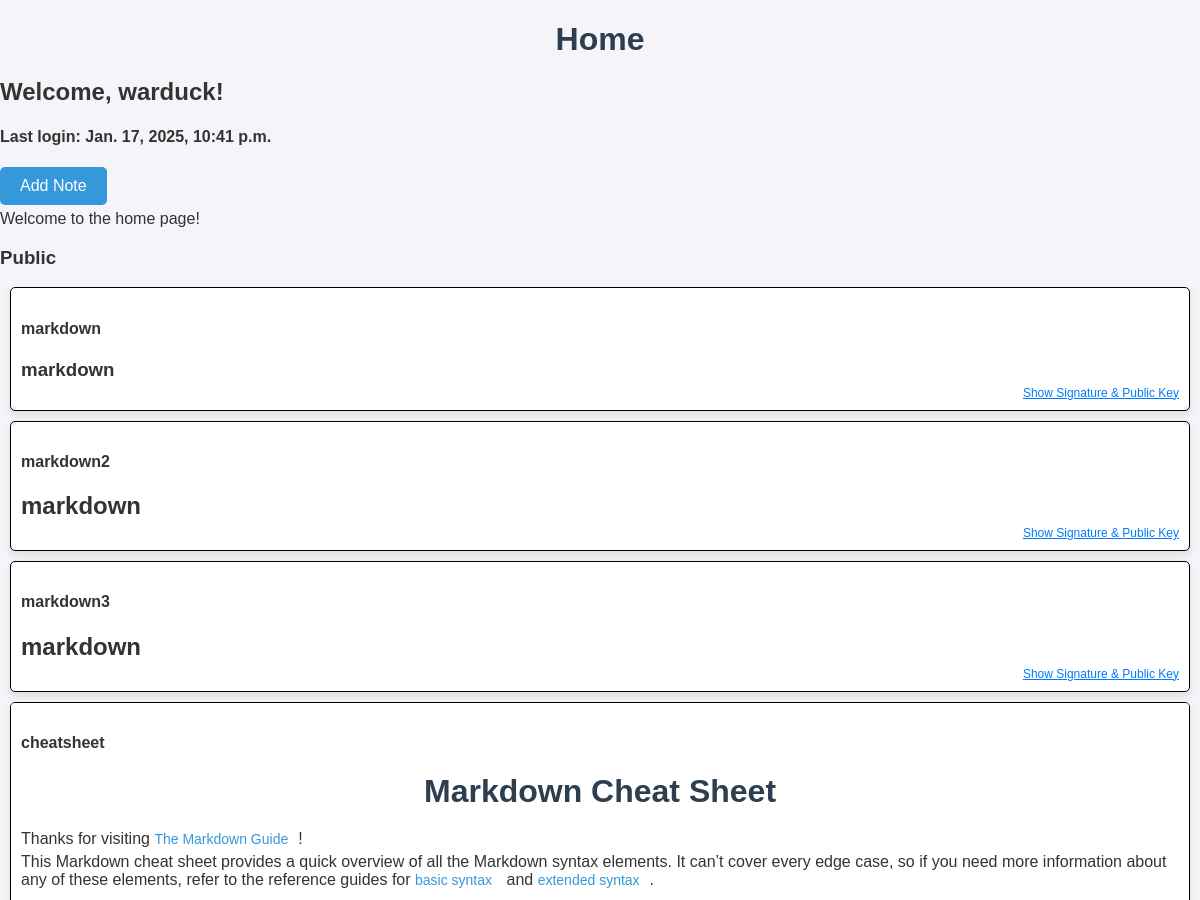
Page /home/ (signed in, upper part) on the earlier database version.
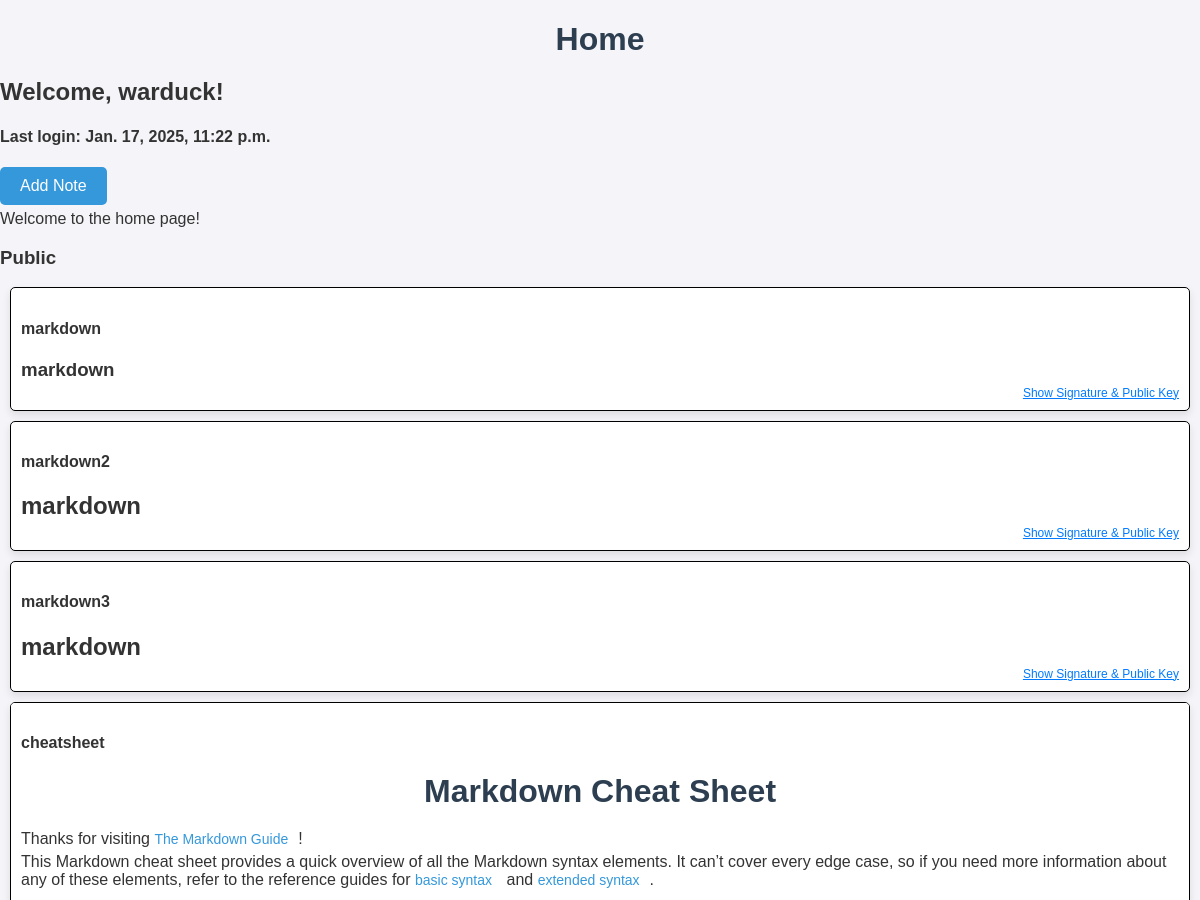
Same page on the later database version.
### accounts/models.py (models this page shows, shortened)
class CustomUser(AbstractUser):
    email = models.EmailField(unique=False, default='a@a.com', blank=True)
    private_key = EncryptedCharField(max_length=3000, default=initialize_private_key)
    def get_public_key(self):
        return RSA.import_key(self.private_key).publickey().export_key('PEM')

### app/models.py (models this page shows, shortened)
class Note(models.Model):
    title = models.CharField(max_length=100, blank=False, default='Untitled')
    content = models.TextField()
    user = models.ForeignKey(CustomUser, on_delete=models.CASCADE)
    created_at = models.DateTimeField(auto_now_add=True)
    is_public = models.BooleanField(default=False)
    shared_with = models.ManyToManyField(CustomUser, related_name='shared_with', blank=True)
    is_encrypted = models.BooleanField(default=False)
    password = models.CharField(max_length=512, blank=True, null=True)
    signature = models.CharField(max_length=256, default='')

### app/views.py (the view)
# urls.py: path('home/', HomeView.as_view(), name='home'),
@method_decorator(otp_required, name='dispatch')
class HomeView(View):
    template_name = 'app/home.html'
    def get(self, request):
        public_notes = Note.objects.filter(is_public=True)
        shared_notes = Note.objects.filter(shared_with=request.user)
        user_notes = Note.objects.filter(user=request.user)
        context = {
            'public_notes': public_notes,
            'shared_notes': shared_notes,
            'user_notes': user_notes
        }
        return render(request, self.template_name, context)

### app/templates/app/home.html (shortened to what this page needs)
{% load static %}
<!DOCTYPE html>
<html>
<head>
        <link rel="stylesheet" type="text/css" href="{% static 'app/style.css' %}">
</head>
<body>
    <div>
        <h1>Home</h1>
        <h2>Welcome, {{ user.username }}!</h2>
        <h4>Last login: {{ user.last_login }}</h4>
        <a href="{% url 'app:add-note' %}" class="button">Add Note</a>
        <p>Welcome to the home page!</p>
        <div>
            <h3>Public</h3>
            {% for note in public_notes %}
                {% include 'app/note_snippet.html' with note=note %}
            {% empty %}
                <p>No public notes found.</p>
            {% endfor %}
        </div>
    </div>
</body>
</html>

### app/templates/app/note_snippet.html (shortened to what this page needs)
<div class="note">
    <h4>{{ note.title }}</h4>
    <div class="note-signature">
        <div>
            <button class="toggle-key-button" data-key-id="{{ note.id }}">
                Show Signature & Public Key
            </button>
        </div>
    </div>
    {% if note.is_encrypted %}
        <button class="decrypt-button" data-note-id="{{ note.id }}">
            🔒
        </button>
        <div id="note-content-{{ note.id }}" class="note-content"></div>
    {% else %}
        <p>{{ note.content | safe }}</p>
    {% endif %}
</div>

### app/static/app/style.css (style rules this page uses)
body { font-family: Arial, sans-serif; background-color: #f4f4f9; color: #333; margin: 0; padding: 0; display: flex; justify-content: center; align-items: center; }
h1 { color: #2c3e50; text-align: center; margin-bottom: 20px; }
p { margin: 5px 0; }
button { background-color: #3498db; color: #fff; border: none; padding: 10px 10px; font-size: 16px; border-radius: 5px; cursor: pointer; transition: background-color 0.3s ease; }
a { color: #3498db; text-decoration: none; font-size: 14px; margin-right: 10px; }
a.button { background-color: #3498db; color: #fff; text-decoration: none; padding: 10px 20px; font-size: 16px; border-radius: 5px; text-align: center; display: inline-block; cursor: pointer; transition: background-color 0.3s ease; }
.note { background-color: white; border-radius: 5px; border: 1px solid black; box-shadow: 0 4px 8px rgba(0, 0, 0, 0.1); padding: 10px; margin: 10px; max-height: 400px; overflow-y: auto; position: relative; }
.note-signature { position: absolute; bottom: 10px; right: 10px; font-size: 12px; color: #555; }
.toggle-key-button { background: none; border: none; color: #007BFF; cursor: pointer; text-decoration: underline; padding: 0; font-size: 12px; }

Differences in the rows shown:
changed CustomUser "warduck": last_login "Jan. 17, 2025, 10:41 p.m." → "Jan. 17, 2025, 11:22 p.m."
